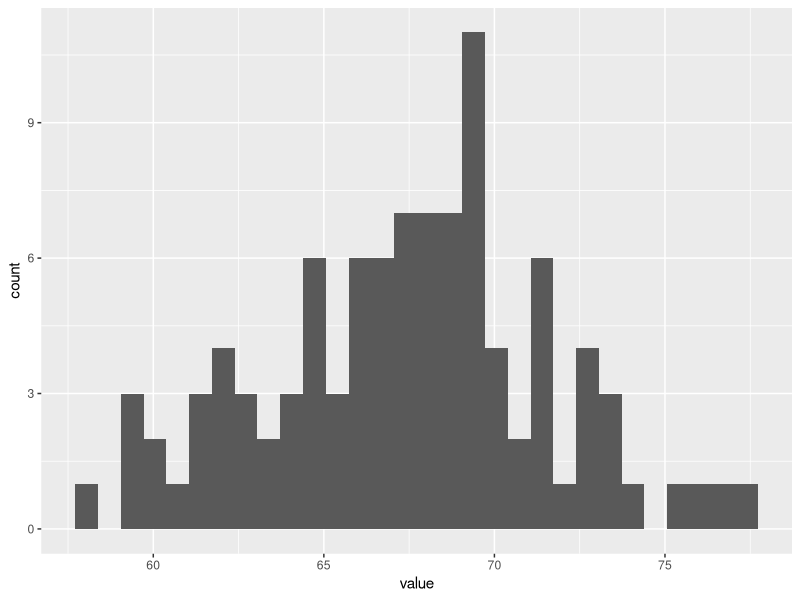
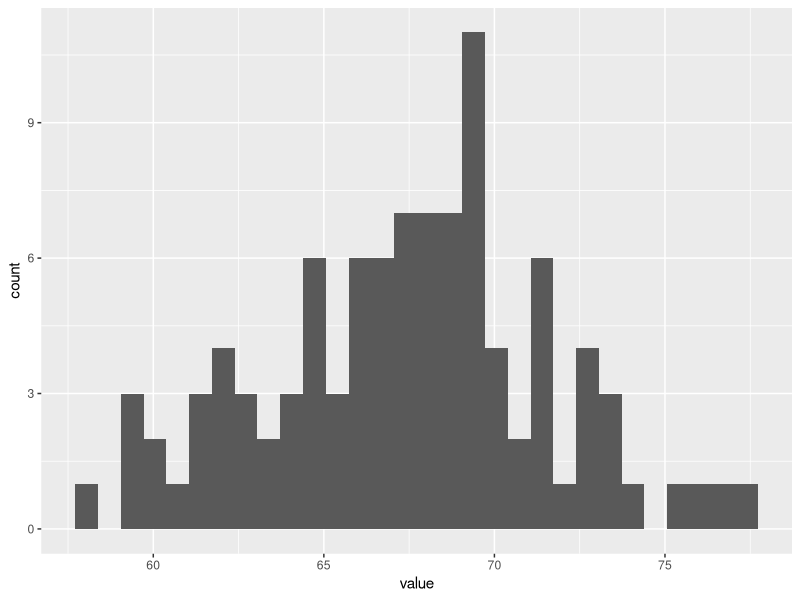

Write R code to recreate these figures, in order.
library(tidyverse)

horses <- 20
cows <- 15
dogs <- 12
pigs <- 16
sheep <- 19

#create a pretend dataframe. I will save it as a tibble and work within the tidyverse.
fakedata <- as_tibble(rnorm(100, mean = 67, sd = 4))

#take a quick peek at the first few rows.The column name is "value.“
head(fakedata)

#crate a histogram, assigning it to an object of plot
myplot<-ggplot(fakedata, aes(x = value)) + 
  geom_histogram()

#look at it
myplot

#save it to my "figs" folder
ggsave(plot = myplot,
       filename = "figs/histogram.tiff",
       width = 5, height = 5, units = "in",
       device = "tiff",
       dpi = 400)

#Bailey has entered the Code 
